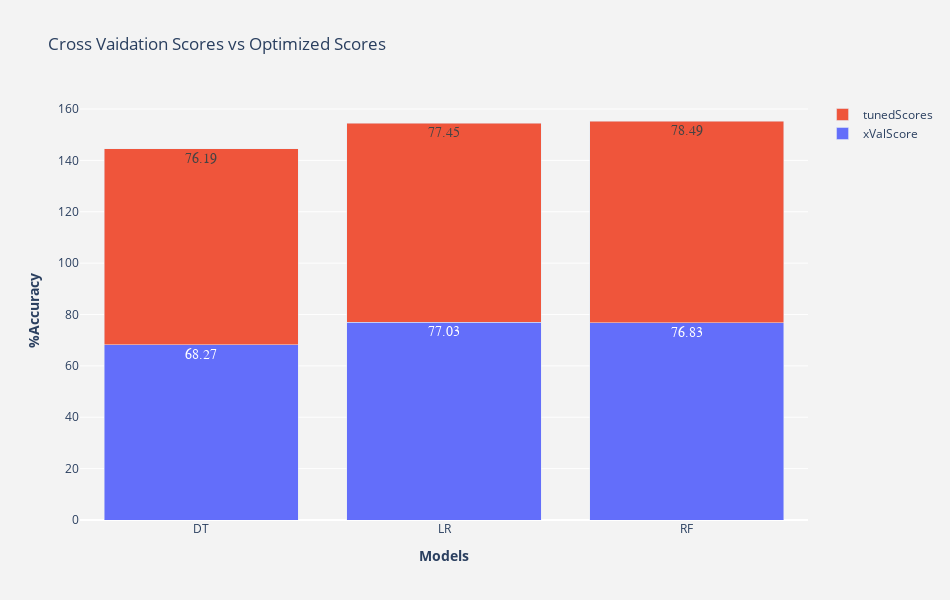

Notebook cell for this chart:
### Markdown cell above
## Model Selection

### Code cell
"""Create a function that compares cross validation scores with tunned scores for different models by
plotting them."""
def compareModelsAccuracy():
    """Returns a stack bar chart of tuned and x validation scores of models."""
    
    # Sort by index and converting to series object to plot.
    xValScore = xValScoresSorted[~xValScoresSorted.index.isin(["XGBC","GNB"])].sort_index().T.squeeze()
    tunedScore = bestScoreAndHyperparametersSorted.iloc[:,0].sort_index().T.squeeze()
    
    # Create two subplots of stack bar chart
    fig=make_subplots(
        rows=1, 
        cols=1,
        vertical_spacing=0.3,
        print_grid=False) # This suppresses "This is the format of your plot grid:" text from popping out.

    # Add trace for stack bar
    fig.add_trace(go.Bar(x=xValScore.index,
                             y=xValScore,
                             text=xValScore,
                             hoverinfo="x+y",
                             textposition="auto",
                             name="xValScore",
                             textfont=dict(family="sans serif",size=14),
                             ),
                     row=1,
                     col=1
                     )

    # Add another trace for stack bar
    fig.add_trace(go.Bar(x=tunedScore.index,
                             y=tunedScore,
                             text=tunedScore,
                             hoverinfo="x+y",
                             textposition="auto",
                             name="tunedScores",
                             textfont=dict(family="sans serif",size=14),
                             ),
                     row=1,
                     col=1
                     )
        
    # Update the layout. Add title, dimension, and background color
    fig.layout.update(
        height=600, 
        width=950,
        hovermode="closest",
        barmode = "stack",
        title_text = "Cross Vaidation Scores vs Optimized Scores",
        paper_bgcolor="rgb(243, 243, 243)",
        plot_bgcolor="rgb(243, 243, 243)"
        )

    # Set y-axis titles in bold
    fig.layout.yaxis1.update(title="<b>%Accuracy</b>")
    
    # Set x-axis title in bold
    fig.layout.xaxis1.update(title="<b>Models</b>")
    return fig.show()

"""Call the function to plot the scores."""
compareModelsAccuracy()

### Figure 1 — Plotly figure (JSON) as saved in the notebook; plotly's stock layout.template omitted (floating-point values rounded to 4 significant figures)
{"data": [{"hoverinfo": "x+y", "name": "xValScore", "text": [68.27, 77.03, 76.83], "textfont": {"family": "sans serif", "size": 14}, "textposition": "auto", "type": "bar", "x": ["DT", "LR", "RF"], "xaxis": "x", "y": [68.27, 77.03, 76.83], "yaxis": "y"}, {"hoverinfo": "x+y", "name": "tunedScores", "text": [76.19, 77.45, 78.49], "textfont": {"family": "sans serif", "size": 14}, "textposition": "auto", "type": "bar", "x": ["DT", "LR", "RF"], "xaxis": "x", "y": [76.19, 77.45, 78.49], "yaxis": "y"}], "layout": {"barmode": "stack", "height": 600, "hovermode": "closest", "paper_bgcolor": "rgb(243, 243, 243)", "plot_bgcolor": "rgb(243, 243, 243)", "title": {"text": "Cross Vaidation Scores vs Optimized Scores"}, "width": 950, "xaxis": {"anchor": "y", "domain": [0, 1], "title": {"text": "<b>Models</b>"}}, "yaxis": {"anchor": "x", "domain": [0, 1], "title": {"text": "<b>%Accuracy</b>"}}}}
